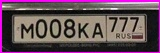
#> input picture opencv/practiced/scaned/0.jpg, 160 x 53 px
$ python -i webcam.py   (imports and definitions only)
#> lines starting #> are read from the running program, lines starting #| are printed output that depends on the picture; after the words box and inside, x2 and y2 are one past the last pixel; in counts of white or black regions, pixels touching at a corner belong together

import cv2
import numpy as np

# تنظیمات دوربین
width, height = 640, 480
# [3 lines not run here, left out]

# رنگ موردنظر در HSV
myColor = [(160, 120, 0), (179, 255, 255)]
myPoints = []  # لیست نقاط شناسایی‌شده

def findColor(img, myColor):
    imgHSV = cv2.cvtColor(img, cv2.COLOR_BGR2HSV)
    lower = np.array(myColor[0])
    upper = np.array(myColor[1])
    mask = cv2.inRange(imgHSV, lower, upper)
    x, y = getContours(mask)
    if x != 0 and y != 0:
        cv2.circle(img, (x, y), 15, (255, 0, 0), cv2.FILLED)
        return [x, y]
    return None  # اگر نقطه‌ای پیدا نشد، مقدار None برگردان

def getContours(img):
    contours, _ = cv2.findContours(img, cv2.RETR_EXTERNAL, cv2.CHAIN_APPROX_NONE)
    x, y, w, h = 0, 0, 0, 0
    for cnt in contours:
        area = cv2.contourArea(cnt)
        if area > 500:
            peri = cv2.arcLength(cnt, True)
            approx = cv2.approxPolyDP(cnt, 0.02 * peri, True)
            x, y, w, h = cv2.boundingRect(approx)
    return x + (w // 2), y

def drawMyPoints(points, img):
    for point in points:
        cv2.circle(img, (point[0], point[1]), 15, (255, 0, 0), cv2.FILLED)  # رنگ آبی

# [21 lines not run here, left out]

>>> import cv2
>>> picture = cv2.imread('scaned/0.jpg', cv2.IMREAD_GRAYSCALE)
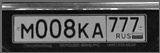
#> picture: shape (53, 160); min 0, max 251, mean 86.2
>>> result = getContours(picture)
#> in getContours, `contours, _ = cv2.findContours(img, cv2.RETR_EXTERNAL, cv2.CHAIN_APPRO..`: contours = 1 contour; box (x1, y1, x2, y2) and area: (0, 0, 160, 53) 8268
#> the loop in getContours, `for cnt in contours:` made 1 pass
#> (area, peri, approx, x, y, w, h) on pass 1: (8268, 422, [[0, 0], [0, 52], [159, 52], [159, 0]], 0, 0, 160, 53)
#> result = (80, 0)

$ run again, on opencv/practiced/scaned/2.jpg
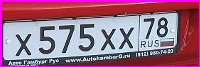
#> input picture opencv/practiced/scaned/2.jpg, 200 x 67 px
#> `picture = cv2.imread('scaned/0.jpg', cv2.IMREAD_GRAYSCALE)`:
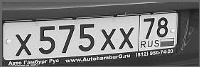
#> picture: shape (67, 200); min 0, max 255, mean 126.7
#> contours = 1 contour; box (x1, y1, x2, y2) and area: (0, 0, 200, 67) 13134
#> the loop in getContours, `for cnt in contours:` made 1 pass
#> (area, peri, approx, x, y, w, h) on pass 1: (13134, 530, [[0, 0], [0, 66], [199, 66], [199, 0]], 0, 0, 200, 67)
#> result = (100, 0)

$ run again, on opencv/practiced/scaned/3.jpg
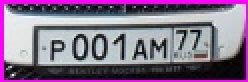
#> input picture opencv/practiced/scaned/3.jpg, 124 x 41 px (shown 2 times larger)
#> `picture = cv2.imread('scaned/0.jpg', cv2.IMREAD_GRAYSCALE)`:
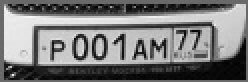
#> picture: shape (41, 124) (shown 2 times larger); min 0, max 249, mean 120.4
#> contours = 1 contour; box (x1, y1, x2, y2) and area: (0, 0, 124, 41) 4920
#> the loop in getContours, `for cnt in contours:` made 1 pass
#> (area, peri, approx, x, y, w, h) on pass 1: (4920, 326, [[0, 0], [0, 40], [123, 40], [123, 0]], 0, 0, 124, 41)
#> result = (62, 0)
